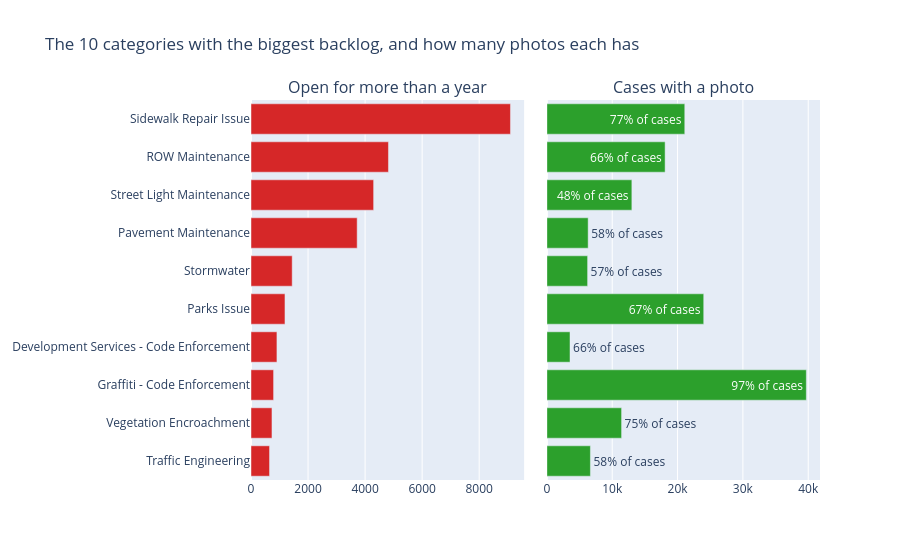

This figure's notebook cell:
### Markdown cell above
# Where is the backlog, and are those the categories with photos?

### Code cell
t = svc.sort_values('open_over_1yr', ascending=False).head(M).sort_values('open_over_1yr')
fig = make_subplots(rows=1, cols=2, shared_yaxes=True, horizontal_spacing=0.04,
                    subplot_titles=('Open for more than a year', 'Cases with a photo'))
fig.add_bar(y=t.index, x=t['open_over_1yr'], orientation='h', marker_color='#d62728', row=1, col=1,
            hovertemplate='%{y}: %{x:,} open > 1yr<extra></extra>')
fig.add_bar(y=t.index, x=t['imaged'], orientation='h', marker_color='#2ca02c', row=1, col=2,
            text=t['pct_with_photo'].map('{:.0f}% of cases'.format), textposition='auto',
            hovertemplate='%{y}: %{x:,} cases with a photo<extra></extra>')
fig.update_layout(title=f'The {M} categories with the biggest backlog, and how many photos each has',
                  showlegend=False, height=560)
fig.show()

### Figure 1 — Plotly figure (JSON) as saved in the notebook; plotly's stock layout.template omitted (floating-point values rounded to 4 significant figures)
{"data": [{"hovertemplate": "%{y}: %{x:,} open > 1yr<extra></extra>", "marker": {"color": "#d62728"}, "orientation": "h", "type": "bar", "x": [650, 735, 792, 909, 1191, 1444, 3722, 4299, 4819, 9096], "xaxis": "x", "y": ["Traffic Engineering", "Vegetation Encroachment", "Graffiti - Code Enforcement", "Development Services - Code Enforcement", "Parks Issue", "Stormwater", "Pavement Maintenance", "Street Light Maintenance", "ROW Maintenance", "Sidewalk Repair Issue"], "yaxis": "y"}, {"hovertemplate": "%{y}: %{x:,} cases with a photo<extra></extra>", "marker": {"color": "#2ca02c"}, "orientation": "h", "text": ["58% of cases", "75% of cases", "97% of cases", "66% of cases", "67% of cases", "57% of cases", "58% of cases", "48% of cases", "66% of cases", "77% of cases"], "textposition": "auto", "type": "bar", "x": [6662, 11435, 39713, 3542, 24007, 6235, 6318, 13009, 18096, 21106], "xaxis": "x2", "y": ["Traffic Engineering", "Vegetation Encroachment", "Graffiti - Code Enforcement", "Development Services - Code Enforcement", "Parks Issue", "Stormwater", "Pavement Maintenance", "Street Light Maintenance", "ROW Maintenance", "Sidewalk Repair Issue"], "yaxis": "y2"}], "layout": {"annotations": [{"font": {"size": 16}, "showarrow": false, "text": "Open for more than a year", "x": 0.24, "xanchor": "center", "xref": "paper", "y": 1, "yanchor": "bottom", "yref": "paper"}, {"font": {"size": 16}, "showarrow": false, "text": "Cases with a photo", "x": 0.76, "xanchor": "center", "xref": "paper", "y": 1, "yanchor": "bottom", "yref": "paper"}], "height": 560, "showlegend": false, "title": {"text": "The 10 categories with the biggest backlog, and how many photos each has"}, "xaxis": {"anchor": "y", "domain": [0, 0.48]}, "xaxis2": {"anchor": "y2", "domain": [0.52, 1]}, "yaxis": {"anchor": "x", "domain": [0, 1]}, "yaxis2": {"anchor": "x2", "domain": [0, 1], "matches": "y", "showticklabels": false}}}
